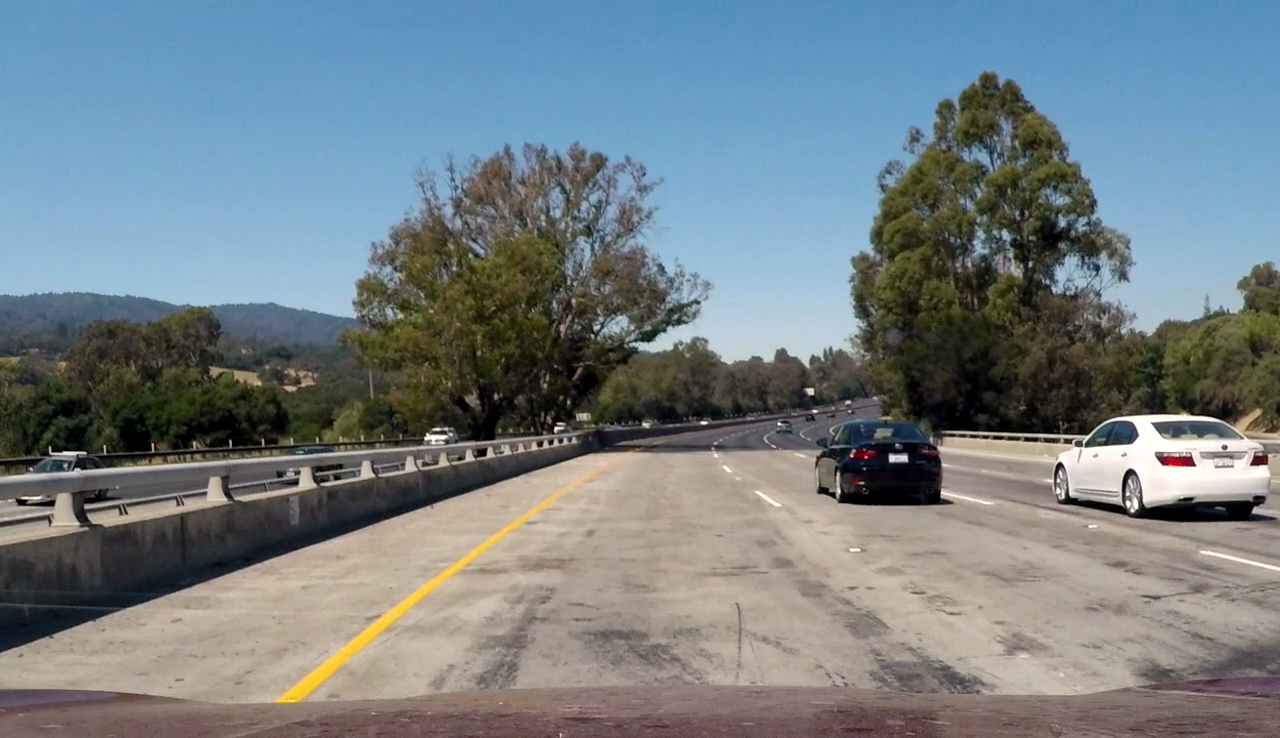
#> input picture test_images/challenge_2.png, 1280 x 738 px, given in place of solidWhiteRight.jpg, which was not available
$ jupyter execute --allow-errors LinesLanes-P1.ipynb   (shell and % lines are left out)
#> lines starting #> are read from the running program, lines starting #| are printed output that depends on the picture; after the words box and inside, x2 and y2 are one past the last pixel; in counts of white or black regions, pixels touching at a corner belong together; pictures that were not available may be replaced by others from this repository, and a replacement may not be noted
[cell 1]
#importing some useful packages
import matplotlib.pyplot as plt
import matplotlib.image as mpimg
import numpy as np
import cv2

[cell 2]
import math

def grayscale(img):
    """Applies the Grayscale transform
    This will return an image with only one color channel
    but NOTE: to see the returned image as grayscale
    (assuming your grayscaled image is called 'gray')
    you should call plt.imshow(gray, cmap='gray')"""
    return cv2.cvtColor(img, cv2.COLOR_RGB2GRAY)
    # Or use BGR2GRAY if you read an image with cv2.imread()
    # return cv2.cvtColor(img, cv2.COLOR_BGR2GRAY)

def canny(img, low_threshold, high_threshold):
    """Applies the Canny transform"""
    return cv2.Canny(img, low_threshold, high_threshold)

def gaussian_blur(img, kernel_size):
    """Applies a Gaussian Noise kernel"""
    return cv2.GaussianBlur(img, (kernel_size, kernel_size), 0)

def region_of_interest(img, vertices):
    """
    Applies an image mask.

    Only keeps the region of the image defined by the polygon
    formed from `vertices`. The rest of the image is set to black.
    """
    #defining a blank mask to start with
    mask = np.zeros_like(img)

    #defining a 3 channel or 1 channel color to fill the mask with depending on the input image
    if len(img.shape) > 2:
        channel_count = img.shape[2]  # i.e. 3 or 4 depending on your image
        ignore_mask_color = (255,) * channel_count
    else:
        ignore_mask_color = 255

    #filling pixels inside the polygon defined by "vertices" with the fill color
    cv2.fillPoly(mask, vertices, ignore_mask_color)

    #returning the image only where mask pixels are nonzero
    masked_image = cv2.bitwise_and(img, mask)
    return masked_image


def draw_lines(img, lines, color=[255, 0, 0], thickness=2):
    """
    NOTE: this is the function you might want to use as a starting point once you want to
    average/extrapolate the line segments you detect to map out the full
    extent of the lane (going from the result shown in raw-lines-example.mp4
    to that shown in P1_example.mp4).

    Think about things like separating line segments by their
    slope ((y2-y1)/(x2-x1)) to decide which segments are part of the left
    line vs. the right line.  Then, you can average the position of each of
    the lines and extrapolate to the top and bottom of the lane.

    This function draws `lines` with `color` and `thickness`.
    Lines are drawn on the image inplace (mutates the image).
    If you want to make the lines semi-transparent, think about combining
    this function with the weighted_img() function below
    """
    for line in lines:
        for x1,y1,x2,y2 in line:
            slope = (x1-x2)/(y1-y2)
            if( (slope.item() > 0.0 and slope.item() < 2.0) or
                (slope.item() > -2.0 and slope.item() < 0.0)):
                cv2.line(img, (x1, y1), (x2, y2), color, thickness)

def hough_lines(img, rho, theta, threshold, min_line_len, max_line_gap):
    """
    `img` should be the output of a Canny transform.

    Returns an image with hough lines drawn.
    """
    lines = cv2.HoughLinesP(img, rho, theta, threshold, np.array([]), minLineLength=min_line_len, maxLineGap=max_line_gap)
    line_img = np.zeros((img.shape[0], img.shape[1], 3), dtype=np.uint8)
    draw_lines(line_img, lines)
    return line_img

# Python 3 has support for cool math symbols.

def weighted_img(img, initial_img, α=0.8, β=1., λ=0.):
    """
    `img` is the output of the hough_lines(), An image with lines drawn on it.
    Should be a blank image (all black) with lines drawn on it.

    `initial_img` should be the image before any processing.

    The result image is computed as follows:

    initial_img * α + img * β + λ
    NOTE: initial_img and img must be the same shape!
    """
    return cv2.addWeighted(initial_img, α, img, β, λ)

[cell 3]
#reading in an image
image = mpimg.imread('test_images/solidWhiteRight.jpg')
#> image is the input picture: shape (738, 1280, 3) float32; mean R, G, B 0.456, 0.5, 0.519

#printing out some stats and plotting
print('This image is:', type(image), 'with dimesions:', image.shape)
#| This image is: <class 'numpy.ndarray'> with dimesions: (738, 1280, 3)
plt.imshow(image)

[cell 4]
#Get the size of the image
xsize=image.shape[1]
#> xsize = 1280
ysize=image.shape[0]
#> ysize = 738
print(xsize, " ", ysize)
#| 1280   738

grayimage = grayscale(image)
#> in grayscale, `return cv2.cvtColor(img, cv2.COLOR_RGB2GRAY)`:
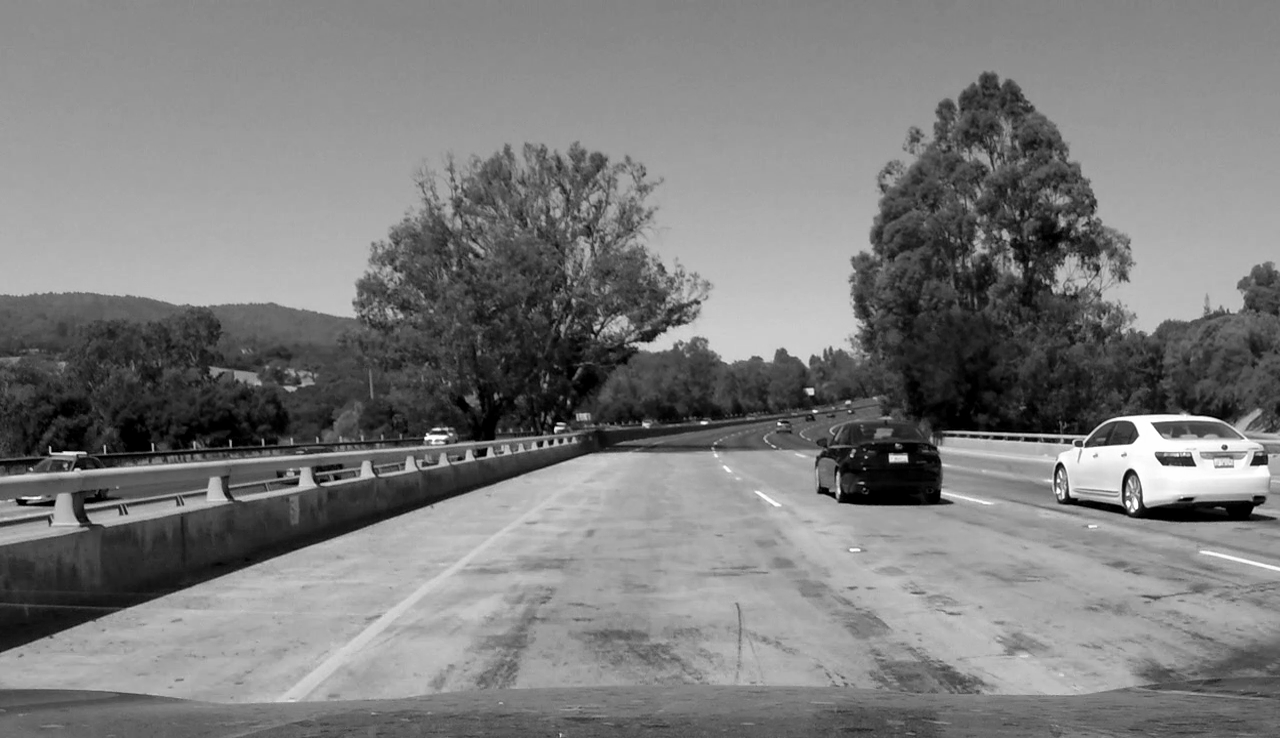
#> returned value: shape (738, 1280) float32; min 0, max 1, mean 0.489
plt.imshow(grayimage, cmap='gray')

[cell 5]
edgy = gaussian_blur(grayimage, 5)
low_threshold = 50
high_threshold = 100
#> (the rest of this cell did not finish here and is left out)

plt.imshow(edgy_image, cmap='gray')

[cell 6]
vertices = np.array([[(480, 310), (490, 310), (870, ysize), (120,ysize)]], dtype=np.int32)
#> (the rest of this cell did not finish here and is left out)

[cell 7]
rho = 1
theta = np.pi/150
threshold = 20
min_line_len = 1
max_line_gap = 10

#> (the rest of this cell did not finish here and is left out)

#> (a cell that did not finish here is left out)

[cell 9]
import os
test_images = os.listdir("test_images/")
print(test_images, '\n')

image_original = mpimg.imread('test_images/' + 'challenge_1.png', cv2.COLOR_RGB2GRAY)
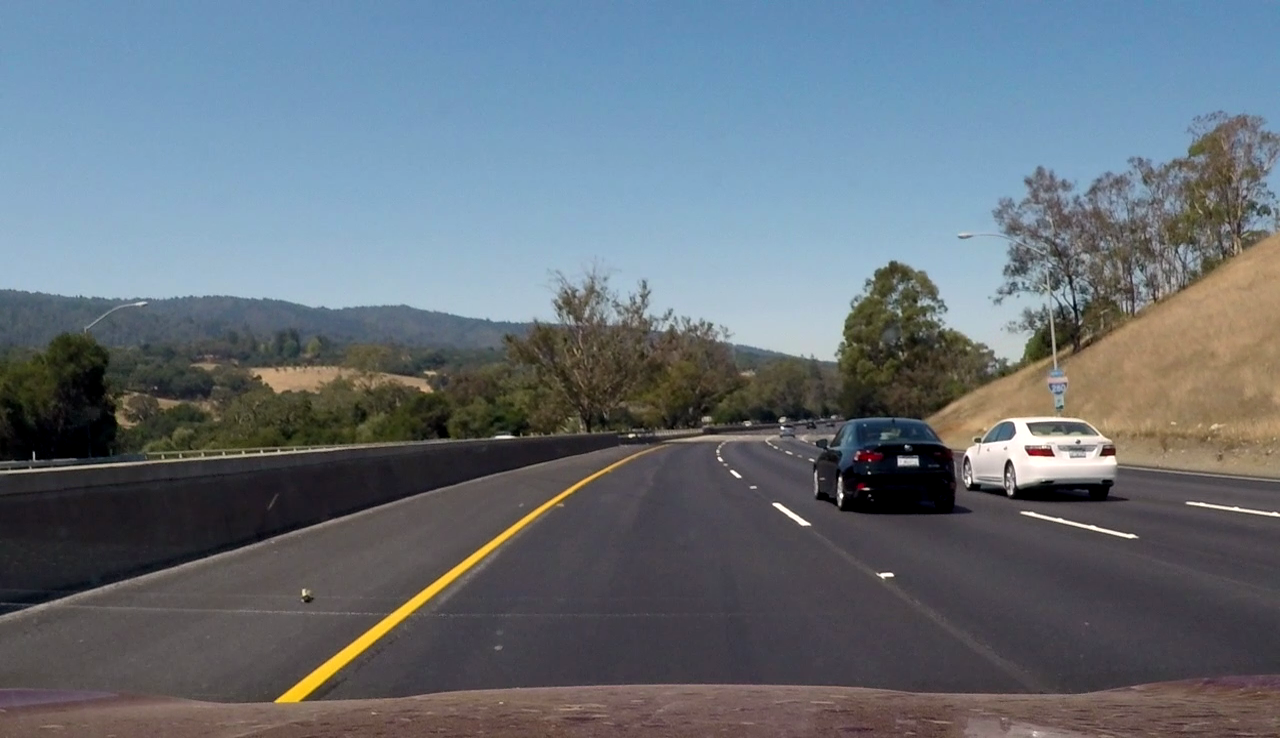
#> input picture test_images/challenge_1.png, 1280 x 738 px
#> image_original is the input picture: shape (738, 1280, 3) float32; mean R, G, B 0.401, 0.439, 0.474
#plt.imshow(image_original)
#Get the size of the image
xsize=image.shape[1]
ysize=image.shape[0]
image = np.uint8(image_original)
print(xsize, " ", ysize)
#| 1280   738
grayimage = grayscale(image)
#> in grayscale (call 2), `return cv2.cvtColor(img, cv2.COLOR_RGB2GRAY)`:
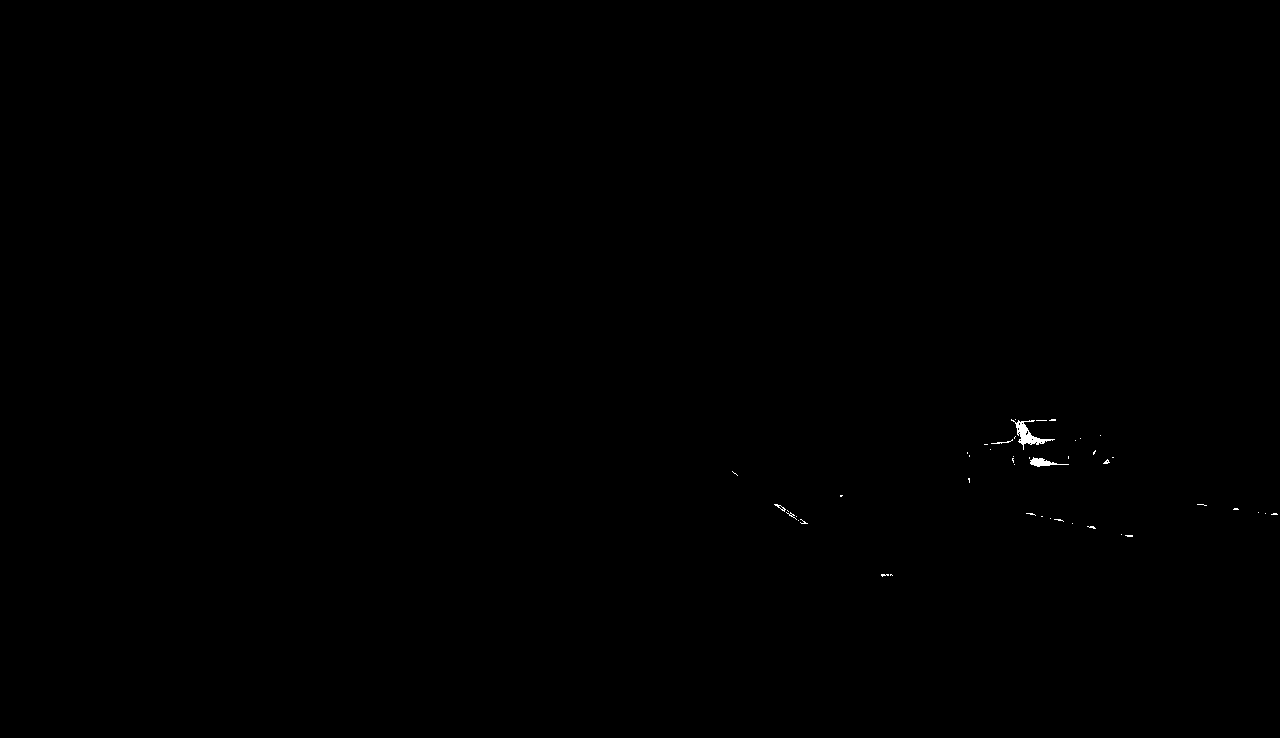
#> returned value: shape (738, 1280); values 0 (black) and 1 (white), 0.09% white; 46 white regions (41 under 20 px), largest, box (x1, y1, x2, y2) and area: (1011, 419, 1055, 450) 369, (1030, 457, 1069, 467) 164, (991, 439, 1013, 444) 29, (774, 504, 786, 512) 28, (786, 512, 797, 520) 20
#plt.imshow(grayimage)

edgy = gaussian_blur(grayimage, 3)
#> in gaussian_blur (call 2), `return cv2.GaussianBlur(img, (kernel_size, kernel_size), 0)`: returned value: shape (738, 1280); values 0 (black) and 1 (white), 0.08% white; 27 white regions (24 under 20 px), largest, box (x1, y1, x2, y2) and area: (1011, 420, 1054, 449) 385, (1030, 458, 1068, 467) 164, (992, 441, 1010, 444) 25
low_threshold = 10
high_threshold = 160
edgy_image = canny(edgy, low_threshold, high_threshold)
#> in canny (call 2), `return cv2.Canny(img, low_threshold, high_threshold)`: returned value: shape (738, 1280); every value is 0
#plt.imshow(edgy_image)

left_down_corner = 0.13*xsize
#> left_down_corner = 166.4
rigth_down_corner = 0.87*xsize
#> rigth_down_corner = 1113.6
horizont = 0.6*ysize
#> horizont = 442.8
horizont_margin = 0.07*xsize
#> horizont_margin = 89.6
middle = xsize/2
#> middle = 640

vertices = np.array([[(left_down_corner,ysize),
                      (middle-horizont_margin, horizont),
                      (middle + horizont_margin, horizont),
                      (rigth_down_corner, ysize) ]], dtype=np.int32)
image_interest = region_of_interest(edgy_image, vertices)
#> in region_of_interest, `cv2.fillPoly(mask, vertices, ignore_mask_color)`:
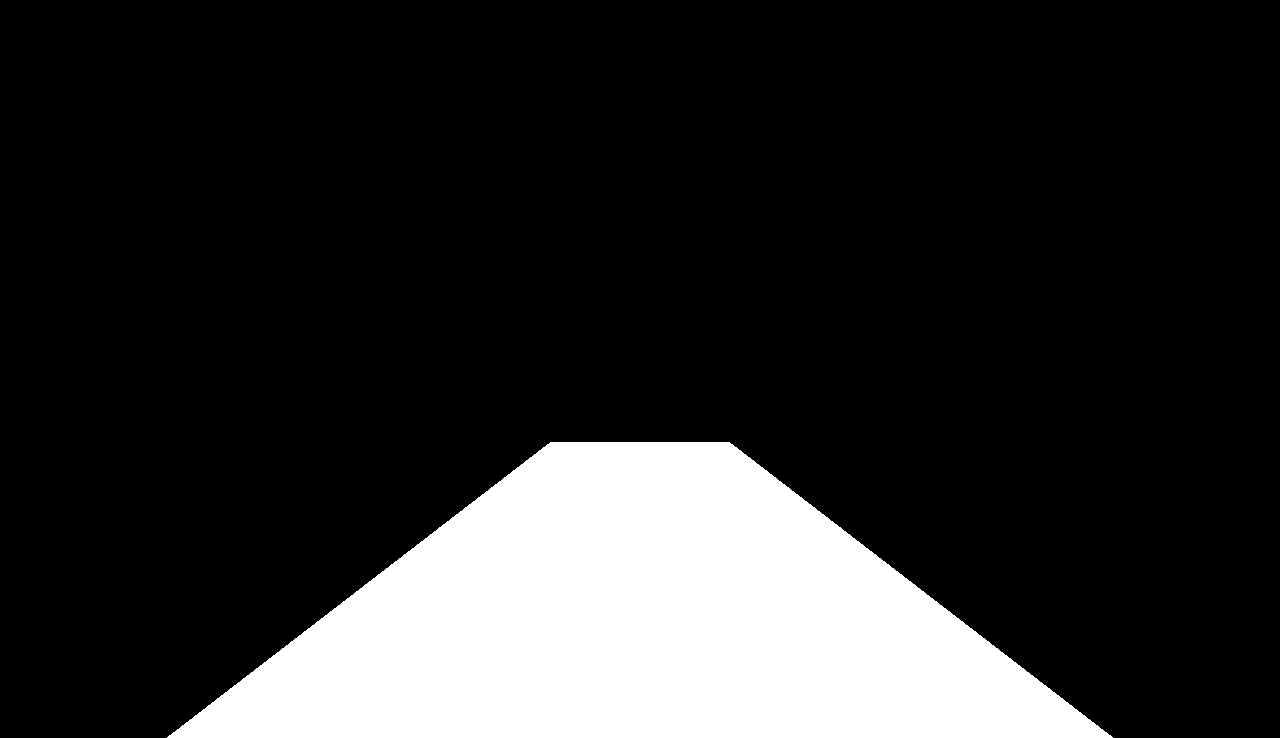
#> mask: shape (738, 1280); 17.7% white; 1 white region, box (x1, y1, x2, y2) and area: (167, 442, 1113, 738) 166736
plt.imshow(image_interest)

rho = 1
theta = np.pi/150
threshold = 20
min_line_len = 1
max_line_gap = 10
#> (the rest of this cell did not finish here and is left out)

#> in hough_lines, `lines = cv2.HoughLinesP(img, rho, theta, threshold, np.array([]), minL..`: lines = None
#> after the loop in draw_lines, `for line in lines:`: img: shape (738, 1280, 3); every value is 0
final_img = weighted_img(img_lines, image)
#plt.imshow(final_img)
